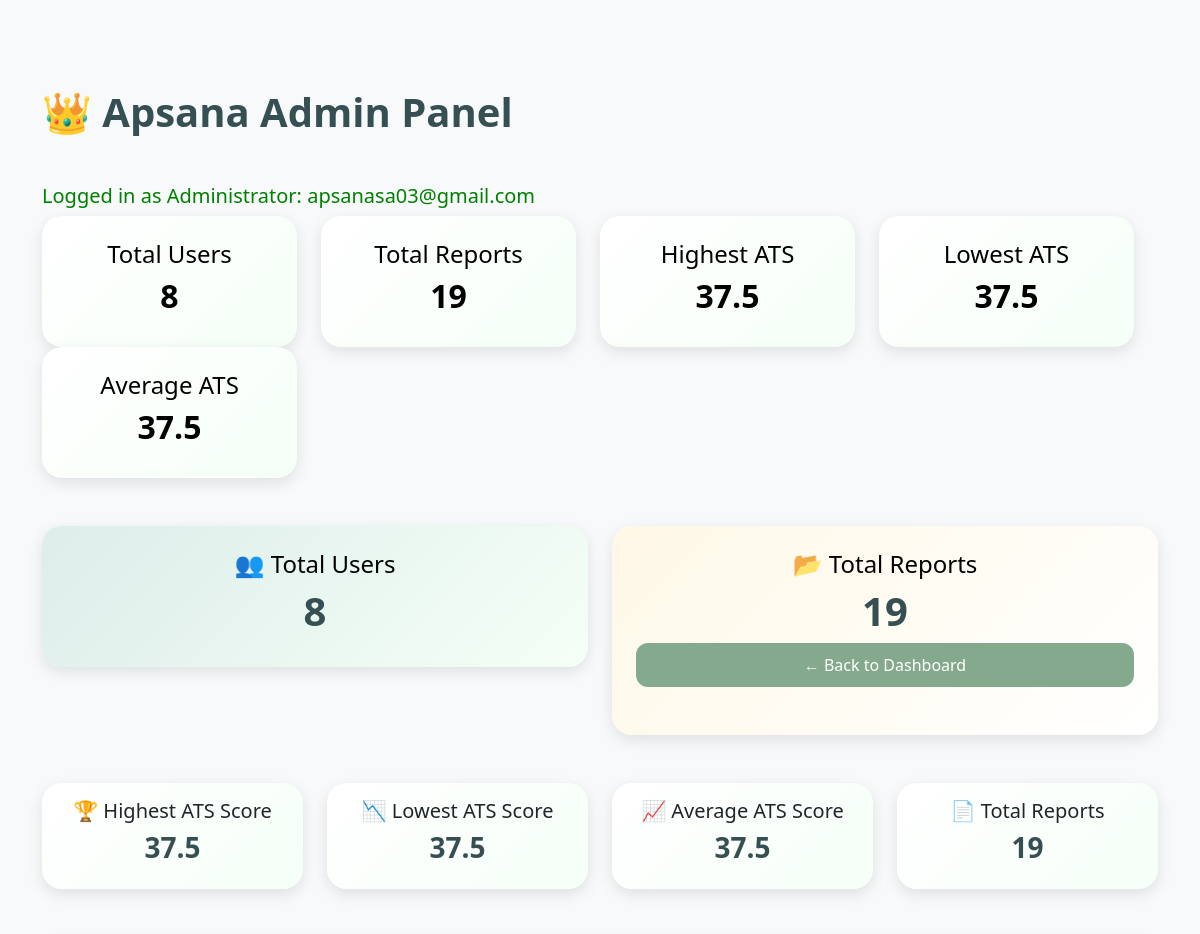
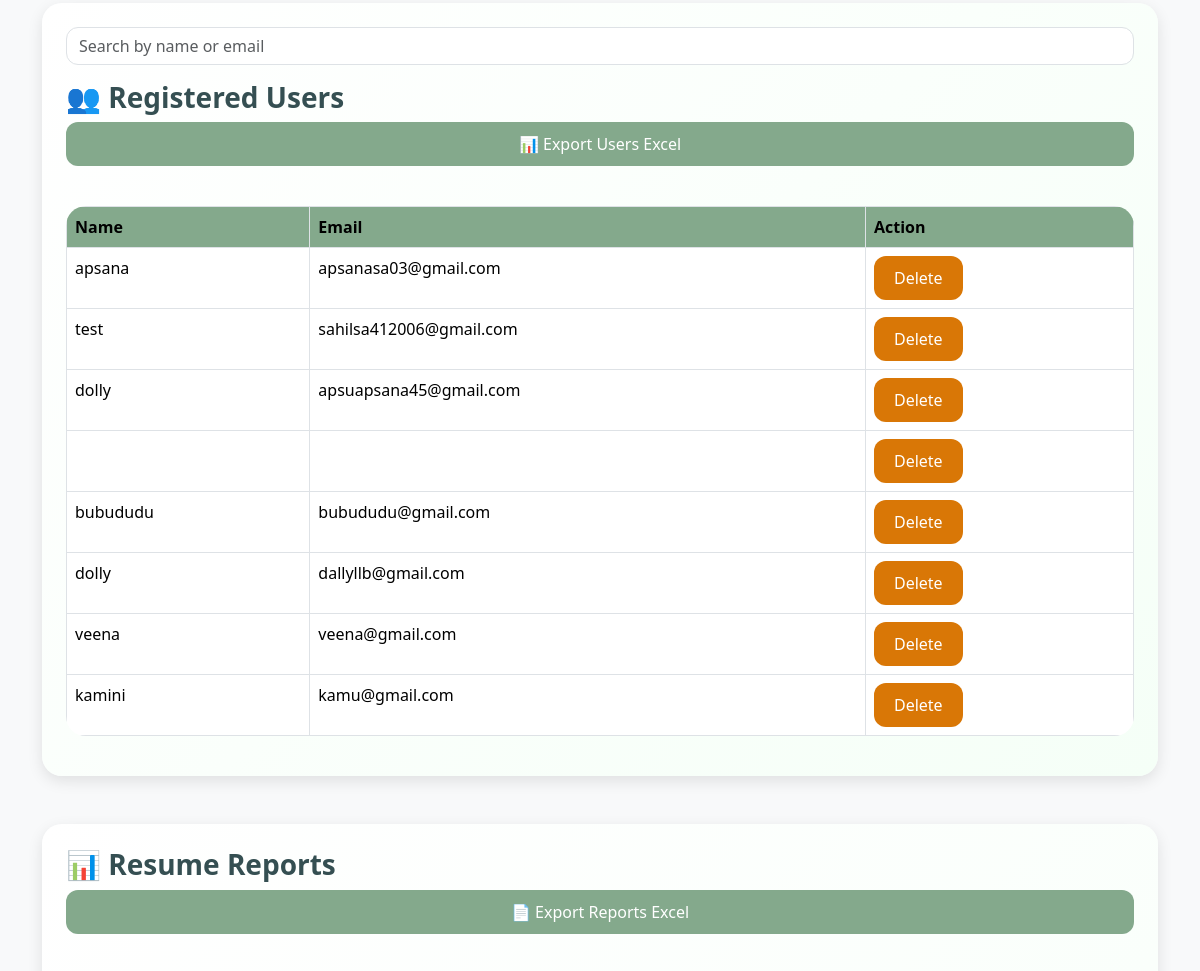
Page /admin (signed in, upper part) on the earlier database version (2 pictures, top to bottom).
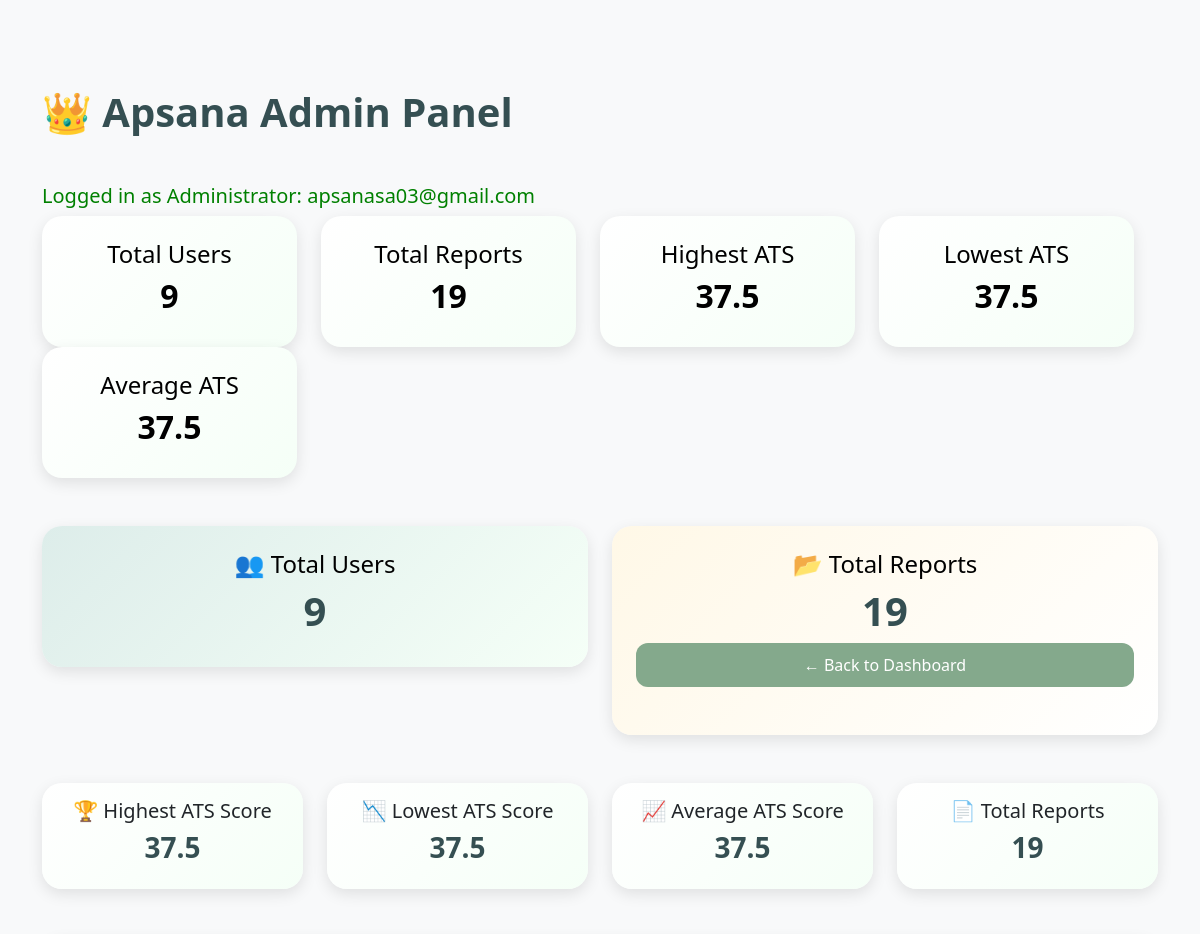
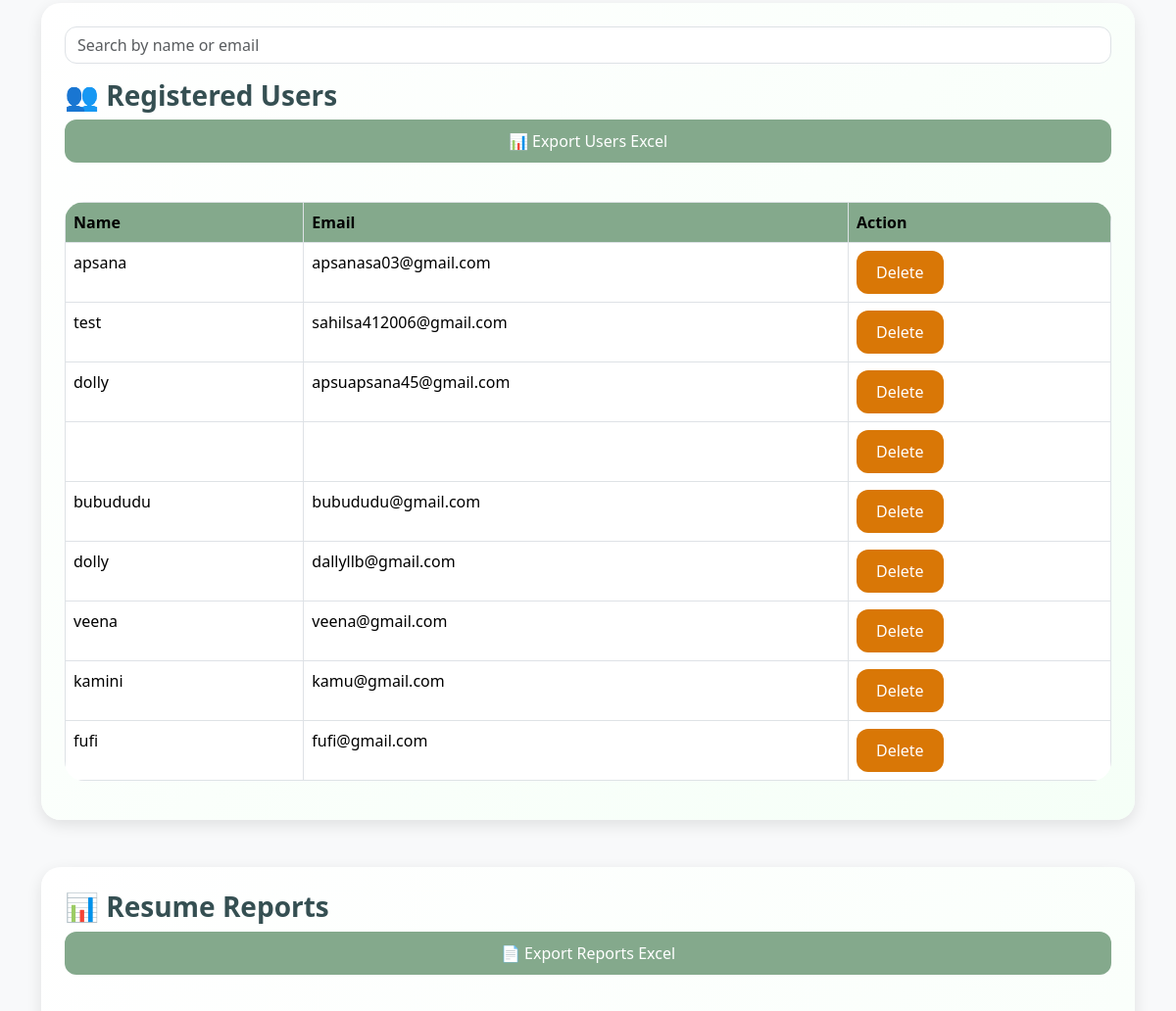
Same page on the later database version (2 pictures, top to bottom).
### tables this page shows
CREATE TABLE users(

        id INTEGER PRIMARY KEY AUTOINCREMENT,

        name TEXT,

        email TEXT UNIQUE,

        password TEXT

    );

### app.py (the view)
@app.route('/admin')
def admin():
    if session.get('user') != "apsanasa03@gmail.com":
        return "Access Denied"
    print(session.get('user'))
    search = request.args.get('search')
    if search:
        users = search_users(search)
    else:
        users = get_all_users()
        reports = get_all_reports()
        highest_score, lowest_score, average_score, total_reports = get_statistics()
        total_users = count_users()
        total_reports = count_reports()
        return render_template(
        'admin.html',
        users=users,
        reports=reports,
        highest_score=highest_score,
        lowest_score=lowest_score,
        average_score=average_score,
        total_users=total_users,
        total_reports=total_reports
    )

### utils/database.py (called while the page is built)
def get_all_users():
    conn = sqlite3.connect("database/users.db")
    cursor = conn.cursor()
    cursor.execute(
        """
        SELECT name, email
        FROM users
        """
    )
    users = cursor.fetchall()
    conn.close()
    return users

def get_all_reports():
    conn = sqlite3.connect("database/users.db")
    cursor = conn.cursor()
    cursor.execute(
        """
       SELECT user_email, score,date, id
       FROM reports
        """
    )
    reports = cursor.fetchall()
    conn.close()
    return reports

def count_users():
    conn = sqlite3.connect("database/users.db")
    cursor = conn.cursor()
    cursor.execute(
        """
        SELECT COUNT(*)
        FROM users
        """
    )
    total = cursor.fetchone()[0]
    conn.close()
    return total

def count_reports():
    conn = sqlite3.connect("database/users.db")
    cursor = conn.cursor()
    cursor.execute(
        """
        SELECT COUNT(*)
        FROM reports
        """
    )
    total = cursor.fetchone()[0]
    conn.close()
    return total

def get_statistics():
    conn = sqlite3.connect("database/users.db")
    cursor = conn.cursor()
    cursor.execute("SELECT MAX(score) FROM reports")
    highest_score = cursor.fetchone()[0]
    cursor.execute("SELECT MIN(score) FROM reports")
    lowest_score = cursor.fetchone()[0]
    cursor.execute("SELECT AVG(score) FROM reports")
    average_score = cursor.fetchone()[0]
    cursor.execute("SELECT COUNT(*) FROM reports")
    total_reports = cursor.fetchone()[0]
    conn.close()
    if average_score:
        average_score = round(average_score, 2)
    else:
        average_score = 0
    return (
        highest_score,
        lowest_score,
        average_score,
        total_reports
    )

### templates/admin.html (shortened to what this page needs)
<!DOCTYPE html>
<html lang="en">
<head>
    <link
    href="https://cdn.jsdelivr.net/npm/bootstrap@5.3.3/dist/css/bootstrap.min.css"
    rel="stylesheet">
    <link rel="stylesheet"
    href="{{ url_for('static',
                     filename='css/style.css') }}">
</head>
<body>
<div class="container mt-5">
    <h1 class="mb-5">
        👑  Apsana Admin Panel
    </h1>
    <h5 style="color:green;">
    Logged in as Administrator:
    {{ session['user'] }}
</h5>
    <div class="row mb-5">
        <div class="row mb-5">
    <div class="col-md-3">
        <div class="card text-center p-4 bg-primary text-white">
            <h4>Total Users</h4>
            <h2>{{ total_users }}</h2>
        </div>
    </div>
    <div class="col-md-3">
        <div class="card text-center p-4 bg-success text-white">
            <h4>Total Reports</h4>
            <h2>{{ total_reports }}</h2>
        </div>
    </div>
    <div class="col-md-3">
        <div class="card text-center p-4 bg-warning text-dark">
            <h4>Highest ATS</h4>
            <h2>{{ highest_score }}</h2>
        </div>
    </div>
    <div class="col-md-3">
        <div class="card text-center p-4 bg-danger text-white">
            <h4>Lowest ATS</h4>
            <h2>{{ lowest_score }}</h2>
        </div>
    </div>
    <div class="col-md-3">
    <div class="card text-center p-4 bg-info text-white">
        <h4>Average ATS</h4>
        <h2>{{ average_score }}</h2>
    </div>
</div>
</div>
    <div class="col-md-6">
        <div class="card text-center p-4"
             style="background:linear-gradient(135deg,#DDEDEA,#F5FFF7);">
            <h4>
                👥 Total Users
            </h4>
            <h1>
                {{ total_users }}
            </h1>
        </div>
    </div>
    <div class="col-md-6">
        <div class="card text-center p-4"
             style="background:linear-gradient(135deg,#FFF8E7,#FFFFFF);">
            <h4>
                📂 Total Reports
            </h4>
            <h1>
                {{ total_reports }}
            </h1>
            <a href="/dashboard"
class="btn btn-success mb-4">
    ← Back to Dashboard
</a>
        </div>
    </div>
</div>
    <div class="row mb-5">
    <div class="col-md-3">
        <div class="card text-center p-3">
            <h5>🏆 Highest ATS Score</h5>
            <h3>{{ highest_score }}</h3>
        </div>
    </div>
    <div class="col-md-3">
        <div class="card text-center p-3">
            <h5>📉 Lowest ATS Score</h5>
            <h3>{{ lowest_score }}</h3>
        </div>
    </div>
    <div class="col-md-3">
        <div class="card text-center p-3">
            <h5>📈 Average ATS Score</h5>
            <h3>{{ average_score }}</h3>
        </div>
    </div>
    <div class="col-md-3">
        <div class="card text-center p-3">
            <h5>📄 Total Reports</h5>
            <h3>{{ total_reports }}</h3>
        </div>
    </div>
</div>
    <div class="card p-4 mb-5">
<form method="GET" class="mb-3">
    <input
        type="text"
        name="search"
        class="form-control"
        placeholder="Search by name or email">
</form>
        <h3>
            👥 Registered Users
        </h3>
        <a href="/export-users"
   class="btn btn-success mb-3">
    📊 Export Users Excel
</a>
        <br>
<table class="table table-hover table-bordered">
            <thead>
                <tr>
                   <th>Name</th>
                   <th>Email</th>
                   <th>Action</th>
                </tr>
            </thead>
            <tbody>
                {% for user in users %}
<tr>
    <td>
        {{ user[0] }}
    </td>
    <td>
        {{ user[1] }}
    </td>
    <td>
        <a href="/delete-user/{{ user[1] }}"
           class="btn btn-danger">
            Delete
        </a>
    </td>
</tr>
                {% endfor %}
            </tbody>
        </table>
    </div>
<div class="card p-4">
    <h3>
        📊 Resume Reports
    </h3>
    <a href="/export-reports"
   class="btn btn-success mb-3">
    📄 Export Reports Excel
</a>
    <br>
</div>
</div>
</body>
</html>

### static/css/style.css (style rules this page uses)
body { background: #F8F9FA; font-family: 'Segoe UI', sans-serif; color: #2F3E46; }
h1,h2,h3 { color: #354F52; font-weight: 600; }
.card { background: linear-gradient( 135deg, #ffffff, #F5FFF7 ); border: none; border-radius: 20px; padding: 20px; box-shadow: 0 8px 20px rgba( 0, 0, 0, 0.08 ); transition: all 0.3s ease; }
.btn-success { background: #84A98C; border: none; border-radius: 12px; }
.btn-danger { background: #D97706; border: none; border-radius: 12px; }
input { border-radius: 12px !important; }
table { background:white; border-radius:15px; overflow:hidden; }
th { background:#84A98C !important; color:white; }
.row { margin-bottom:30px; }
a { text-decoration: none; }
.container { padding-top: 40px; }
.card { transition: 0.3s; }
.card { transition: all 0.3s ease; }
.btn { transition: 0.3s; }
h1 { font-weight: bold; }
table { border-radius:20px; overflow:hidden; }
.btn { border-radius:12px; padding:10px 20px; transition:0.3s; }
.btn-danger { border:none; border-radius:12px; }
.card { border:none; border-radius:20px; box-shadow:0 5px 15px rgba(0,0,0,0.1); }
.card h4 { color:black; }
.card h2 { color:black; }

Differences in the rows shown:
added users: name "fufi", email "fufi@gmail.com"
Other differences:
{{ total_users }}: "8" → "9"
